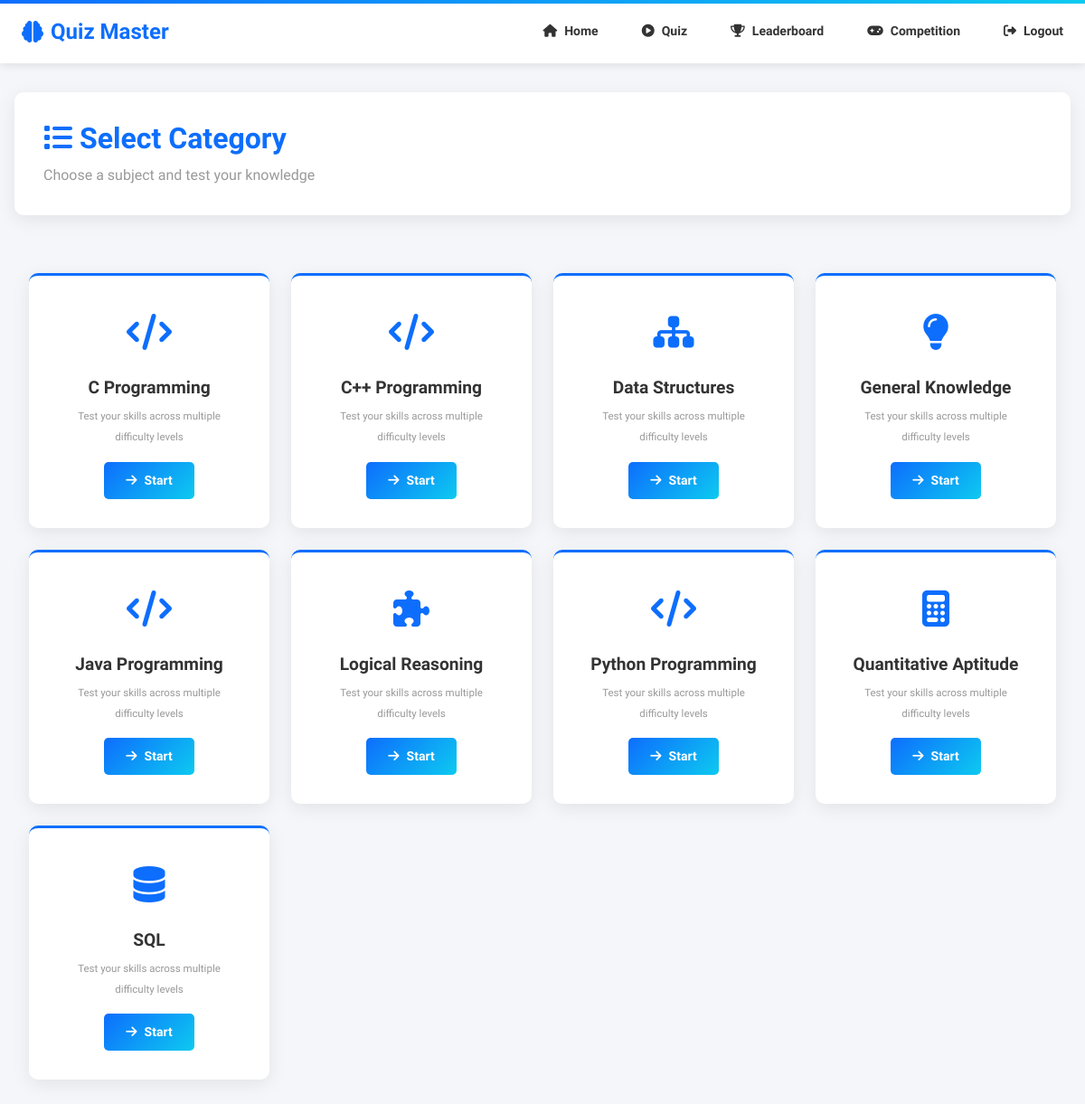
Page /quiz/select (signed in) on the committed database.
### app/models.py (models this page shows)
class Category(db.Model):
    id = db.Column(db.Integer, primary_key=True)
    name = db.Column(db.String(80), unique=True, nullable=False)
    questions = db.relationship('Question', backref='category', lazy=True)

### app/quiz/routes.py (the view)
@quiz_bp.route('/select')
@login_required
def select():
    if current_user.is_admin():
        flash('Admin users cannot play quizzes. Please use the admin panel to manage questions.', 'warning')
        return redirect(url_for('admin.index'))
    categories = Category.query.order_by(Category.name).all()
    return render_template('quiz/select.html', categories=categories)

### app/models.py (called while the page is built)
@login_manager.user_loader
def load_user(user_id):
    return User.query.get(int(user_id))

    def is_admin(self):
        return self.role == Role.ADMIN

### app/templates/quiz/select.html (shortened to what this page needs)
{% extends 'base.html' %}
{% block content %}
<div class="quiz-container">
  <div class="container-max1200">
    <div class="admin-header">
      <h1><i class="fas fa-list"></i> Select Category</h1>
      <p>Choose a subject and test your knowledge</p>
    </div>
    <div class="categories-grid">
      {% for category in categories %}
      <div class="category-card">
        <div class="category-icon">
          {% if 'Programming' in category.name %}
            <i class="fas fa-code"></i>
          {% elif 'SQL' in category.name %}
            <i class="fas fa-database"></i>
          {% elif 'Data' in category.name %}
            <i class="fas fa-sitemap"></i>
          {% elif 'Quantitative' in category.name %}
            <i class="fas fa-calculator"></i>
          {% elif 'General' in category.name %}
            <i class="fas fa-lightbulb"></i>
          {% elif 'Logical' in category.name %}
            <i class="fas fa-puzzle-piece"></i>
          {% else %}
            <i class="fas fa-book"></i>
          {% endif %}
        </div>
        <h5>{{ category.name }}</h5>
        <p><small>Test your skills across multiple difficulty levels</small></p>
        <a href="{{ url_for('quiz.start', category_id=category.id) }}" class="btn btn-primary btn-sm">
          <i class="fas fa-arrow-right"></i> Start
        </a>
      </div>
      {% endfor %}
    </div>
  </div>
</div>
{% endblock %}

### app/static/css/professional.css (style rules this page uses)
:root { --primary-color: #0d6efd; --secondary-color: #6c757d; --success-color: #198754; --danger-color: #dc3545; --warning-color: #ffc107; --light-color: #f8f9fa; --dark-color: #212529; }
* { margin: 0; padding: 0; box-sizing: border-box; }
body { font-family: 'Raleway', 'Segoe UI', sans-serif; background-color: #f4f6f9; color: #444; line-height: 1.6; }
.btn { padding: 10px 24px !important; border-radius: 5px !important; font-weight: 600 !important; border: none !important; transition: all 0.3s ease !important; font-size: 14px; display: inline-flex; align-items: center; gap: 0.5rem; }
.btn-primary { background: linear-gradient(135deg, #0d6efd, #0dcaf0) !important; color: white !important; }
.quiz-container { min-height: calc(100vh - 70px); display: flex; align-items: center; justify-content: center; background-color: #f4f6f9; padding: 2rem 1rem; }
.categories-grid { display: grid; grid-template-columns: repeat(auto-fit, minmax(250px, 1fr)); gap: 1.5rem; padding: 2rem 1rem; max-width: 1200px; margin: 0 auto; width: 100%; }
.category-card { background: white; border-radius: 10px; padding: 2rem; text-align: center; box-shadow: 0 5px 20px rgba(0, 0, 0, 0.08); transition: all 0.3s ease; cursor: pointer; border-top: 3px solid #0d6efd; }
.category-icon { font-size: 2.5rem; margin-bottom: 1rem; color: #0d6efd; }
.category-card h5 { font-size: 1.2rem; font-weight: 700; color: #333; margin-bottom: 0.5rem; }
.category-card p { color: #999; margin-bottom: 1rem; font-size: 0.9rem; }
.admin-header { background: white; border-radius: 10px; padding: 2rem; margin-bottom: 2rem; box-shadow: 0 5px 20px rgba(0, 0, 0, 0.08); }
.admin-header h1 { color: #0d6efd; font-size: 2rem; font-weight: 700; margin: 0; }
.admin-header p { color: #999; margin: 0.5rem 0 0 0; }
.container-max1200 { width: 100%; max-width: 1200px; margin: 0 auto; }

### rows in the picture
Category: name "C Programming"
Category: name "C++ Programming"
Category: name "Data Structures"
Category: name "General Knowledge"
Category: name "Java Programming"
Category: name "Logical Reasoning"
Category: name "Python Programming"
Category: name "Quantitative Aptitude"
Category: name "SQL"
